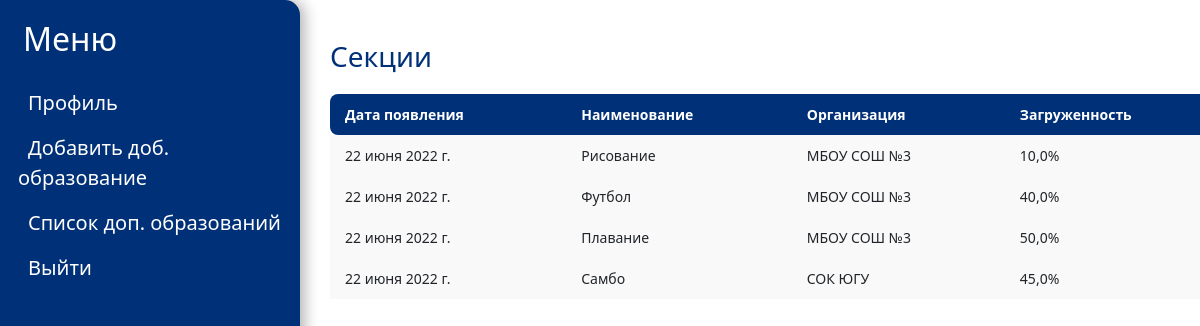
Page /sections/ (signed in) on the committed database.
### mainapp/models.py (models this page shows, shortened)
class Section(models.Model):
    title = models.CharField(max_length=150, help_text='Введите название секции', verbose_name='Секция', null=False)
    organization = models.ForeignKey('Organization', on_delete=models.CASCADE, help_text='Выберите организацию', verbose_name='Организация', null=False)
    date = models.DateField(help_text='Введите дату начала', verbose_name='Дата', auto_now_add=True)
    coach = models.CharField(max_length=150, help_text='Введите главного тренера секции', verbose_name='Тренер', null=True, blank=True)
    load = models.FloatField(default=10, help_text='Введите нагруженность секции', verbose_name="Нагруженность секции")

class Organization(models.Model):
    title = models.CharField(max_length=150, help_text='Введите название организации доп. образования', verbose_name='Организация', null=False)
    director = models.CharField(max_length=150, help_text='Введите директора организации', verbose_name='Директор', null = True, blank=True)

### mainapp/views.py (the view)
# urls.py: path('sections/', views.sections, name='sections'),
def sections(request):
    if request.user.is_authenticated:
        sections = Section.objects.all()
        return render(request, 'mainapp/sections.html', {'sections': sections})
    else:
        return HttpResponseRedirect('/login')

### templates/mainapp/sections.html (shortened to what this page needs)
<!DOCTYPE html>
<html lang="en">
{% load static %}
<head>
    <link href= '{% static "css/parent_profile.css" %}' rel="stylesheet" >
    <link rel="stylesheet" href="https://cdn.jsdelivr.net/npm/bootstrap@5.1.3/dist/css/bootstrap.min.css">
</head>
<body class="wrapper">
<div class="wrapper__navigation">
    <aside class="bd-aside sticky-xl-top text-muted align-self-start mb-3 mb-xl-5 px-2">
  <h2 class="wrapper__navigation-title">Меню</h2>
  <nav class="small" id="toc">
    <ul class="list-unstyled">
      <li class="wrapper__navigation-link">
          <a
            href="/"
            class="wrapper__navigation-link"
            data-bs-toggle="collapse" aria-expanded="false"
            data-bs-target="#contents-collapse"
            aria-controls="contents-collapse"
          >Профиль</a>
      </li>
      <li class="wrapper__navigation-link">
        <a
          href="/add_section_child"
          class="wrapper__navigation-link"
          data-bs-toggle="collapse" aria-expanded="false"
          data-bs-target="#contents-collapse"
          aria-controls="contents-collapse"
        >Добавить доб. образование</a>
      </li>
        <li class="wrapper__navigation-link">
        <a
          href="/sections"
          class="wrapper__navigation-link"
          data-bs-toggle="collapse" aria-expanded="false"
          data-bs-target="#contents-collapse"
          aria-controls="contents-collapse"
        >Список доп. образований</a>
      </li>
      <li class="wrapper__navigation-link">
        <a
          href="/logout"
          class="wrapper__navigation-link"
          data-bs-toggle="collapse" aria-expanded="false"
          data-bs-target="#contents-collapse"
          aria-controls="contents-collapse"
        >Выйти</a>
      </li>
    </ul>
  </nav>
</aside>
</div>
<div class="wrapper__content">
    <h3 class="wrapper__content-title table-title">Секции</h3>
    <table class="wrapper__content__table">
      <thead>
        <tr>
          <th>Дата появления</th>
          <th>Наименование</th>
          <th>Организация</th>
          <th>Загруженность</th>
        </tr>
      </thead>
        {% for section in sections %}
          <tr>
            <td>{{section.date}}</td>
            <td>{{section.title}}</td>
            <td>{{section.organization.title}}</td>
            <td>{{section.load}}%</td>
          </tr>
        {% endfor %}
    </table>
</div>
</body>
</html>

### static/css/parent_profile.css (style rules this page uses)
.wrapper { position: relative; height: 100vh; width: 100%; background: #fff; }
.wrapper__navigation { height: 100%; width: 300px; position: fixed; z-index: 1; top: 0; left: 0; background-color: #003077; color: white; overflow-x: hidden; padding-top: 20px; border-top-right-radius: 15px; box-shadow: 4px 0px 15px rgba(0, 0, 0, 0.32); }
.wrapper__navigation-title { color: white; margin: 0 0 30px 15px; }
.wrapper__navigation-link { color: white; margin-left: 10px; text-decoration: none; font-size: 20px; margin-bottom: 15px; }
.wrapper__content { display: flex; flex-direction: column; align-items: flex-start; justify-content: flex-start; margin-left: 300px; font-size: 28px; padding: 0px 30px; }
.wrapper__content-title { color: #003077; }
.table-title { margin-top: 40px; margin-bottom: 20px; }
.wrapper__content__table { margin-top: 20px; margin: initial; }
.wrapper__content__table { width: 900px; border: none; margin-bottom: 20px; }
.wrapper__content__table thead tr th { font-weight: bold; text-align: left; border: none; padding: 10px 15px; background: #003077; color: white; font-size: 14px; }
.wrapper__content__table thead tr th:first-child { border-radius: 8px 0 0 8px; }
.wrapper__content__table thead tr th:last-child { border-radius: 0 8px 8px 0; }
.wrapper__content__table tbody td { text-align: left; border: none; padding: 10px 15px; font-size: 14px; vertical-align: top; background: #f9f9f9; }
li { list-style-type: none; color: #474747; }
ul { margin-left: 0; padding-left: 0 !important; }

### templates/mainapp/sections.html (style rules this page uses)
TD, TH { padding: 5px; font-size: 18px; border: 1px solid grey; text-align: center; }
table { margin: auto; }

### rows in the picture
Section: date "22 июня 2022 г.", title "Рисование", organization "МБОУ СОШ №3", load "10,0"
Section: date "22 июня 2022 г.", title "Футбол", organization "МБОУ СОШ №3", load "40,0"
Section: date "22 июня 2022 г.", title "Плавание", organization "МБОУ СОШ №3", load "50,0"
Section: date "22 июня 2022 г.", title "Самбо", organization "СОК ЮГУ", load "45,0"
